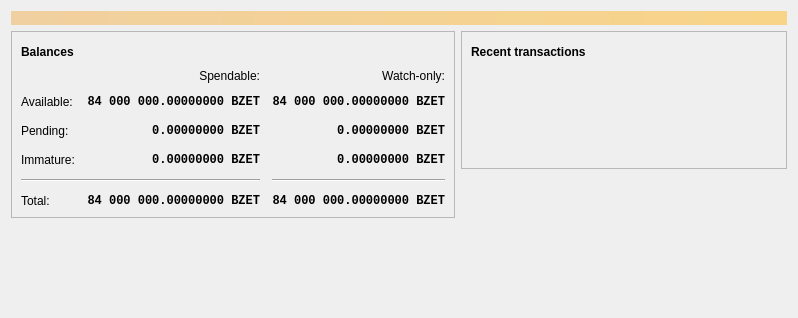
<?xml version="1.0" encoding="UTF-8"?>
<ui version="4.0">
 <class>OverviewPage</class>
 <widget class="QWidget" name="OverviewPage">
  <property name="geometry">
   <rect>
    <x>0</x>
    <y>0</y>
    <width>798</width>
    <height>318</height>
   </rect>
  </property>
  <property name="windowTitle">
   <string>Form</string>
  </property>
  <layout class="QVBoxLayout" name="topLayout">
   <item>
    <widget class="QLabel" name="labelAlerts">
     <property name="visible">
      <bool>false</bool>
     </property>
     <property name="styleSheet">
      <string notr="true">QLabel { background-color: qlineargradient(x1: 0, y1: 0, x2: 1, y2: 0, stop:0 #F0D0A0, stop:1 #F8D488); color:#000000; }</string>
     </property>
     <property name="wordWrap">
      <bool>true</bool>
     </property>
     <property name="margin">
      <number>3</number>
     </property>
     <property name="textInteractionFlags">
      <set>Qt::TextSelectableByMouse</set>
     </property>
    </widget>
   </item>
   <item>
    <layout class="QHBoxLayout" name="horizontalLayout" stretch="1,1">
     <item>
      <layout class="QVBoxLayout" name="verticalLayout_2">
       <item>
        <widget class="QFrame" name="frame">
         <property name="frameShape">
          <enum>QFrame::StyledPanel</enum>
         </property>
         <property name="frameShadow">
          <enum>QFrame::Raised</enum>
         </property>
         <layout class="QVBoxLayout" name="verticalLayout_4">
          <item>
           <layout class="QHBoxLayout" name="horizontalLayout_4">
            <item>
             <widget class="QLabel" name="label_5">
              <property name="font">
               <font>
                <weight>75</weight>
                <bold>true</bold>
               </font>
              </property>
              <property name="text">
               <string>Balances</string>
              </property>
             </widget>
            </item>
            <item>
             <widget class="QPushButton" name="labelWalletStatus">
              <property name="enabled">
               <bool>true</bool>
              </property>
              <property name="maximumSize">
               <size>
                <width>30</width>
                <height>16777215</height>
               </size>
              </property>
              <property name="toolTip">
               <string>The displayed information may be out of date. Your wallet automatically synchronizes with the Bzetcoin network after a connection is established, but this process has not completed yet.</string>
              </property>
              <property name="text">
               <string/>
              </property>
              <property name="icon">
               <iconset resource="../bitcoin.qrc">
                <normaloff>:/icons/warning</normaloff>
                <disabledoff>:/icons/warning</disabledoff>:/icons/warning</iconset>
              </property>
              <property name="iconSize">
               <size>
                <width>24</width>
                <height>24</height>
               </size>
              </property>
              <property name="flat">
               <bool>true</bool>
              </property>
             </widget>
            </item>
            <item>
             <spacer name="horizontalSpacer_3">
              <property name="orientation">
               <enum>Qt::Horizontal</enum>
              </property>
              <property name="sizeHint" stdset="0">
               <size>
                <width>40</width>
                <height>20</height>
               </size>
              </property>
             </spacer>
            </item>
           </layout>
          </item>
          <item>
           <layout class="QGridLayout" name="gridLayout">
            <property name="spacing">
             <number>12</number>
            </property>
            <item row="2" column="2">
             <widget class="QLabel" name="labelWatchPending">
              <property name="font">
               <font>
                <family>Monospace</family>
                <weight>75</weight>
                <bold>true</bold>
               </font>
              </property>
              <property name="cursor">
               <cursorShape>IBeamCursor</cursorShape>
              </property>
              <property name="toolTip">
               <string>Unconfirmed transactions to watch-only addresses</string>
              </property>
              <property name="text">
               <string notr="true">0.00000000 BZET</string>
              </property>
              <property name="alignment">
               <set>Qt::AlignRight|Qt::AlignTrailing|Qt::AlignVCenter</set>
              </property>
              <property name="textInteractionFlags">
               <set>Qt::LinksAccessibleByMouse|Qt::TextSelectableByKeyboard|Qt::TextSelectableByMouse</set>
              </property>
             </widget>
            </item>
            <item row="2" column="1">
             <widget class="QLabel" name="labelUnconfirmed">
              <property name="font">
               <font>
                <family>Monospace</family>
                <weight>75</weight>
                <bold>true</bold>
               </font>
              </property>
              <property name="cursor">
               <cursorShape>IBeamCursor</cursorShape>
              </property>
              <property name="toolTip">
               <string>Total of transactions that have yet to be confirmed, and do not yet count toward the spendable balance</string>
              </property>
              <property name="text">
               <string notr="true">0.00000000 BZET</string>
              </property>
              <property name="alignment">
               <set>Qt::AlignRight|Qt::AlignTrailing|Qt::AlignVCenter</set>
              </property>
              <property name="textInteractionFlags">
               <set>Qt::LinksAccessibleByMouse|Qt::TextSelectableByKeyboard|Qt::TextSelectableByMouse</set>
              </property>
             </widget>
            </item>
            <item row="3" column="2">
             <widget class="QLabel" name="labelWatchImmature">
              <property name="font">
               <font>
                <family>Monospace</family>
                <weight>75</weight>
                <bold>true</bold>
               </font>
              </property>
              <property name="cursor">
               <cursorShape>IBeamCursor</cursorShape>
              </property>
              <property name="toolTip">
               <string>Mined balance in watch-only addresses that has not yet matured</string>
              </property>
              <property name="text">
               <string notr="true">0.00000000 BZET</string>
              </property>
              <property name="alignment">
               <set>Qt::AlignRight|Qt::AlignTrailing|Qt::AlignVCenter</set>
              </property>
              <property name="textInteractionFlags">
               <set>Qt::LinksAccessibleByMouse|Qt::TextSelectableByKeyboard|Qt::TextSelectableByMouse</set>
              </property>
             </widget>
            </item>
            <item row="4" column="0" colspan="2">
             <widget class="Line" name="line">
              <property name="orientation">
               <enum>Qt::Horizontal</enum>
              </property>
             </widget>
            </item>
            <item row="4" column="2">
             <widget class="Line" name="lineWatchBalance">
              <property name="sizePolicy">
               <sizepolicy hsizetype="Preferred" vsizetype="Fixed">
                <horstretch>0</horstretch>
                <verstretch>0</verstretch>
               </sizepolicy>
              </property>
              <property name="minimumSize">
               <size>
                <width>140</width>
                <height>0</height>
               </size>
              </property>
              <property name="orientation">
               <enum>Qt::Horizontal</enum>
              </property>
             </widget>
            </item>
            <item row="5" column="0">
             <widget class="QLabel" name="labelTotalText">
              <property name="text">
               <string>Total:</string>
              </property>
             </widget>
            </item>
            <item row="3" column="1">
             <widget class="QLabel" name="labelImmature">
              <property name="font">
               <font>
                <family>Monospace</family>
                <weight>75</weight>
                <bold>true</bold>
               </font>
              </property>
              <property name="cursor">
               <cursorShape>IBeamCursor</cursorShape>
              </property>
              <property name="toolTip">
               <string>Mined balance that has not yet matured</string>
              </property>
              <property name="text">
               <string notr="true">0.00000000 BZET</string>
              </property>
              <property name="alignment">
               <set>Qt::AlignRight|Qt::AlignTrailing|Qt::AlignVCenter</set>
              </property>
              <property name="textInteractionFlags">
               <set>Qt::LinksAccessibleByMouse|Qt::TextSelectableByKeyboard|Qt::TextSelectableByMouse</set>
              </property>
             </widget>
            </item>
            <item row="2" column="3">
             <spacer name="horizontalSpacer_2">
              <property name="orientation">
               <enum>Qt::Horizontal</enum>
              </property>
              <property name="sizeHint" stdset="0">
               <size>
                <width>40</width>
                <height>20</height>
               </size>
              </property>
             </spacer>
            </item>
            <item row="3" column="0">
             <widget class="QLabel" name="labelImmatureText">
              <property name="text">
               <string>Immature:</string>
              </property>
             </widget>
            </item>
            <item row="5" column="1">
             <widget class="QLabel" name="labelTotal">
              <property name="font">
               <font>
                <family>Monospace</family>
                <weight>75</weight>
                <bold>true</bold>
               </font>
              </property>
              <property name="cursor">
               <cursorShape>IBeamCursor</cursorShape>
              </property>
              <property name="toolTip">
               <string>Your current total balance</string>
              </property>
              <property name="text">
               <string notr="true">84 000 000.00000000 BZET</string>
              </property>
              <property name="alignment">
               <set>Qt::AlignRight|Qt::AlignTrailing|Qt::AlignVCenter</set>
              </property>
              <property name="textInteractionFlags">
               <set>Qt::LinksAccessibleByMouse|Qt::TextSelectableByKeyboard|Qt::TextSelectableByMouse</set>
              </property>
             </widget>
            </item>
            <item row="5" column="2">
             <widget class="QLabel" name="labelWatchTotal">
              <property name="font">
               <font>
                <family>Monospace</family>
                <weight>75</weight>
                <bold>true</bold>
               </font>
              </property>
              <property name="cursor">
               <cursorShape>IBeamCursor</cursorShape>
              </property>
              <property name="toolTip">
               <string>Current total balance in watch-only addresses</string>
              </property>
              <property name="text">
               <string notr="true">84 000 000.00000000 BZET</string>
              </property>
              <property name="alignment">
               <set>Qt::AlignRight|Qt::AlignTrailing|Qt::AlignVCenter</set>
              </property>
              <property name="textInteractionFlags">
               <set>Qt::LinksAccessibleByMouse|Qt::TextSelectableByKeyboard|Qt::TextSelectableByMouse</set>
              </property>
             </widget>
            </item>
            <item row="0" column="2">
             <widget class="QLabel" name="labelWatchonly">
              <property name="text">
               <string>Watch-only:</string>
              </property>
              <property name="alignment">
               <set>Qt::AlignRight|Qt::AlignTrailing|Qt::AlignVCenter</set>
              </property>
             </widget>
            </item>
            <item row="1" column="0">
             <widget class="QLabel" name="labelBalanceText">
              <property name="text">
               <string>Available:</string>
              </property>
             </widget>
            </item>
            <item row="1" column="1">
             <widget class="QLabel" name="labelBalance">
              <property name="font">
               <font>
                <family>Monospace</family>
                <weight>75</weight>
                <bold>true</bold>
               </font>
              </property>
              <property name="cursor">
               <cursorShape>IBeamCursor</cursorShape>
              </property>
              <property name="toolTip">
               <string>Your current spendable balance</string>
              </property>
              <property name="text">
               <string notr="true">84 000 000.00000000 BZET</string>
              </property>
              <property name="alignment">
               <set>Qt::AlignRight|Qt::AlignTrailing|Qt::AlignVCenter</set>
              </property>
              <property name="textInteractionFlags">
               <set>Qt::LinksAccessibleByMouse|Qt::TextSelectableByKeyboard|Qt::TextSelectableByMouse</set>
              </property>
             </widget>
            </item>
            <item row="1" column="2">
             <widget class="QLabel" name="labelWatchAvailable">
              <property name="font">
               <font>
                <family>Monospace</family>
                <weight>75</weight>
                <bold>true</bold>
               </font>
              </property>
              <property name="cursor">
               <cursorShape>IBeamCursor</cursorShape>
              </property>
              <property name="toolTip">
               <string>Your current balance in watch-only addresses</string>
              </property>
              <property name="text">
               <string notr="true">84 000 000.00000000 BZET</string>
              </property>
              <property name="alignment">
               <set>Qt::AlignRight|Qt::AlignTrailing|Qt::AlignVCenter</set>
              </property>
              <property name="textInteractionFlags">
               <set>Qt::LinksAccessibleByMouse|Qt::TextSelectableByKeyboard|Qt::TextSelectableByMouse</set>
              </property>
             </widget>
            </item>
            <item row="2" column="0">
             <widget class="QLabel" name="labelPendingText">
              <property name="text">
               <string>Pending:</string>
              </property>
             </widget>
            </item>
            <item row="0" column="1">
             <widget class="QLabel" name="labelSpendable">
              <property name="text">
               <string>Spendable:</string>
              </property>
              <property name="alignment">
               <set>Qt::AlignRight|Qt::AlignTrailing|Qt::AlignVCenter</set>
              </property>
             </widget>
            </item>
           </layout>
          </item>
         </layout>
        </widget>
       </item>
       <item>
        <spacer name="verticalSpacer">
         <property name="orientation">
          <enum>Qt::Vertical</enum>
         </property>
         <property name="sizeHint" stdset="0">
          <size>
           <width>20</width>
           <height>40</height>
          </size>
         </property>
        </spacer>
       </item>
      </layout>
     </item>
     <item>
      <layout class="QVBoxLayout" name="verticalLayout_3">
       <item>
        <widget class="QFrame" name="frame_2">
         <property name="frameShape">
          <enum>QFrame::StyledPanel</enum>
         </property>
         <property name="frameShadow">
          <enum>QFrame::Raised</enum>
         </property>
         <layout class="QVBoxLayout" name="verticalLayout">
          <item>
           <layout class="QHBoxLayout" name="horizontalLayout_2">
            <item>
             <widget class="QLabel" name="label_4">
              <property name="font">
               <font>
                <weight>75</weight>
                <bold>true</bold>
               </font>
              </property>
              <property name="text">
               <string>Recent transactions</string>
              </property>
             </widget>
            </item>
            <item>
             <widget class="QPushButton" name="labelTransactionsStatus">
              <property name="enabled">
               <bool>true</bool>
              </property>
              <property name="maximumSize">
               <size>
                <width>30</width>
                <height>16777215</height>
               </size>
              </property>
              <property name="toolTip">
               <string>The displayed information may be out of date. Your wallet automatically synchronizes with the Bzetcoin network after a connection is established, but this process has not completed yet.</string>
              </property>
              <property name="text">
               <string/>
              </property>
              <property name="icon">
               <iconset resource="../bitcoin.qrc">
                <normaloff>:/icons/warning</normaloff>
                <disabledoff>:/icons/warning</disabledoff>:/icons/warning</iconset>
              </property>
              <property name="iconSize">
               <size>
                <width>24</width>
                <height>24</height>
               </size>
              </property>
              <property name="flat">
               <bool>true</bool>
              </property>
             </widget>
            </item>
            <item>
             <spacer name="horizontalSpacer">
              <property name="orientation">
               <enum>Qt::Horizontal</enum>
              </property>
              <property name="sizeHint" stdset="0">
               <size>
                <width>40</width>
                <height>20</height>
               </size>
              </property>
             </spacer>
            </item>
           </layout>
          </item>
          <item>
           <widget class="TransactionOverviewWidget" name="listTransactions">
            <property name="styleSheet">
             <string notr="true">QListView { background: transparent; }</string>
            </property>
            <property name="frameShape">
             <enum>QFrame::NoFrame</enum>
            </property>
            <property name="verticalScrollBarPolicy">
             <enum>Qt::ScrollBarAlwaysOff</enum>
            </property>
            <property name="horizontalScrollBarPolicy">
             <enum>Qt::ScrollBarAlwaysOff</enum>
            </property>
            <property name="sizeAdjustPolicy">
             <enum>QAbstractScrollArea::AdjustToContents</enum>
            </property>
            <property name="selectionMode">
             <enum>QAbstractItemView::NoSelection</enum>
            </property>
            <property name="uniformItemSizes">
             <bool>true</bool>
            </property>
           </widget>
          </item>
         </layout>
        </widget>
       </item>
       <item>
        <spacer name="verticalSpacer_2">
         <property name="orientation">
          <enum>Qt::Vertical</enum>
         </property>
         <property name="sizeHint" stdset="0">
          <size>
           <width>20</width>
           <height>40</height>
          </size>
         </property>
        </spacer>
       </item>
      </layout>
     </item>
    </layout>
   </item>
  </layout>
 </widget>
 <customwidgets>
  <customwidget>
   <class>TransactionOverviewWidget</class>
   <extends>QListView</extends>
   <header>qt/transactionoverviewwidget.h</header>
  </customwidget>
 </customwidgets>
 <resources/>
 <connections/>
</ui>
